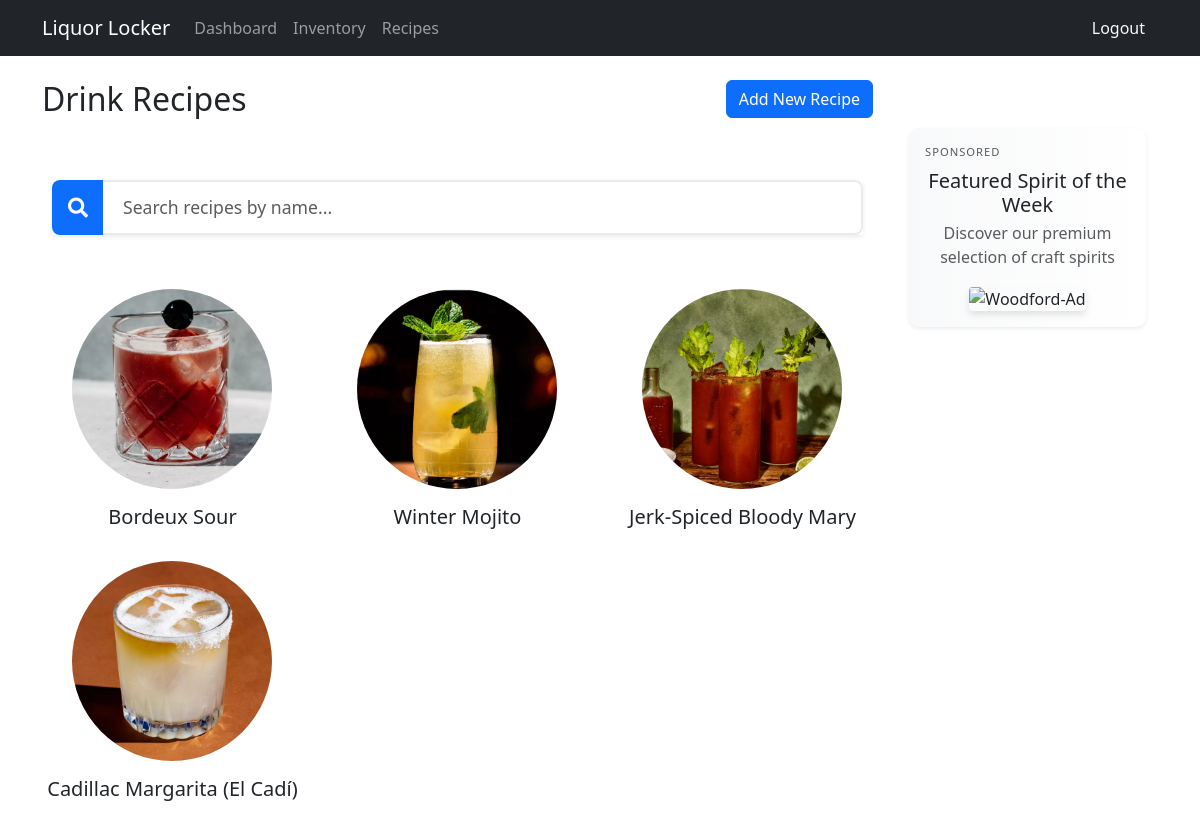
Page /recipes/ (signed in) on the committed database.
### Locker_Api/models.py (models this page shows, shortened)
class DrinkRecipe(models.Model):
    name = models.CharField(max_length=100)
    recipe_url = models.URLField(max_length=500, null=True, blank=True)
    image = models.ImageField(upload_to='recipes/', null=True, blank=True)
    created_by = models.ForeignKey(User, on_delete=models.CASCADE, null=True)
    created_at = models.DateTimeField(auto_now_add=True)

### Locker_Api/views.py (the view)
# urls.py: path('recipes/', locker_views.recipes, name='recipes'),
@login_required
def recipes(request):
    recipes = DrinkRecipe.objects.all()
    return render(request, 'Locker_Api/recipes.html', {'recipes': recipes})

### Locker_Api/templates/Locker_Api/recipes.html (shortened to what this page needs)
{% extends 'Locker_Api/base.html' %}
{% block content %}
<div class="row">
    <div class="col-md-9">
        <div class="row mb-4">
            <div class="col-md-12">
                <h2 class="float-start">Drink Recipes</h2>
                <a href="{% url 'add-recipe' %}" class="btn btn-primary float-end">Add New Recipe</a>
            </div>
        </div>
        <div class="row mb-4">
            <div class="col-md-12">
                <div class="search-container">
                    <div class="input-group input-group-lg shadow-sm">
                        <span class="input-group-text bg-primary text-white">
                            <i class="fas fa-search"></i>
                        </span>
                        <input type="text" id="searchInput" class="form-control form-control-lg"
                               placeholder="Search recipes by name..."
                               style="border-left: none;">
                    </div>
                </div>
            </div>
        </div>
        <div class="row">
            {% for recipe in recipes %}
            <div class="col-md-4 mb-4 text-center recipe-item">
                <a href="{{ recipe.recipe_url }}" target="_blank" class="text-decoration-none">
                    <div class="recipe-container">
                        {% if recipe.image %}
                            <img src="{{ recipe.image.url }}" class="recipe-image" alt="{{ recipe.name }}">
                        {% else %}
                            <div class="recipe-image-placeholder">
                                {{ recipe.name|make_list|first|upper }}
                            </div>
                        {% endif %}
                        <h5 class="mt-3 text-dark">{{ recipe.name }}</h5>
                    </div>
                </a>
            </div>
            {% empty %}
            <div class="col-12 text-center">
                <p>No recipes available yet.</p>
            </div>
            {% endfor %}
        </div>
    </div>
    <div class="col-md-3">
        <div class="sticky-top" style="top: 2rem;">
            {% include 'Locker_Api/sponsored.html' %}
        </div>
    </div>
</div>
{% endblock %}

### Locker_Api/templates/Locker_Api/recipes.html (style rules this page uses)
.search-container { margin: 20px 0; padding: 10px; }
#searchInput { border: 2px solid #e9ecef; font-size: 1.1rem; padding: 12px 20px; transition: all 0.3s ease; }
.input-group-text { border: none; font-size: 1.2rem; padding: 0 20px; }
.recipe-container { display: flex; flex-direction: column; align-items: center; transition: transform 0.3s ease; }
.recipe-image, .recipe-image-placeholder { width: 200px; height: 200px; border-radius: 50%; object-fit: cover; transition: transform 0.3s ease; }
@media (min-width: 768px) { .sticky-top { position: sticky; top: 20px; } }

### rows in the picture
DrinkRecipe: image (picture), name "Bordeux Sour"
DrinkRecipe: image (picture), name "Winter Mojito"
DrinkRecipe: image (picture), name "Jerk-Spiced Bloody Mary"
DrinkRecipe: image (picture), name "Cadillac Margarita (El Cadí)"
